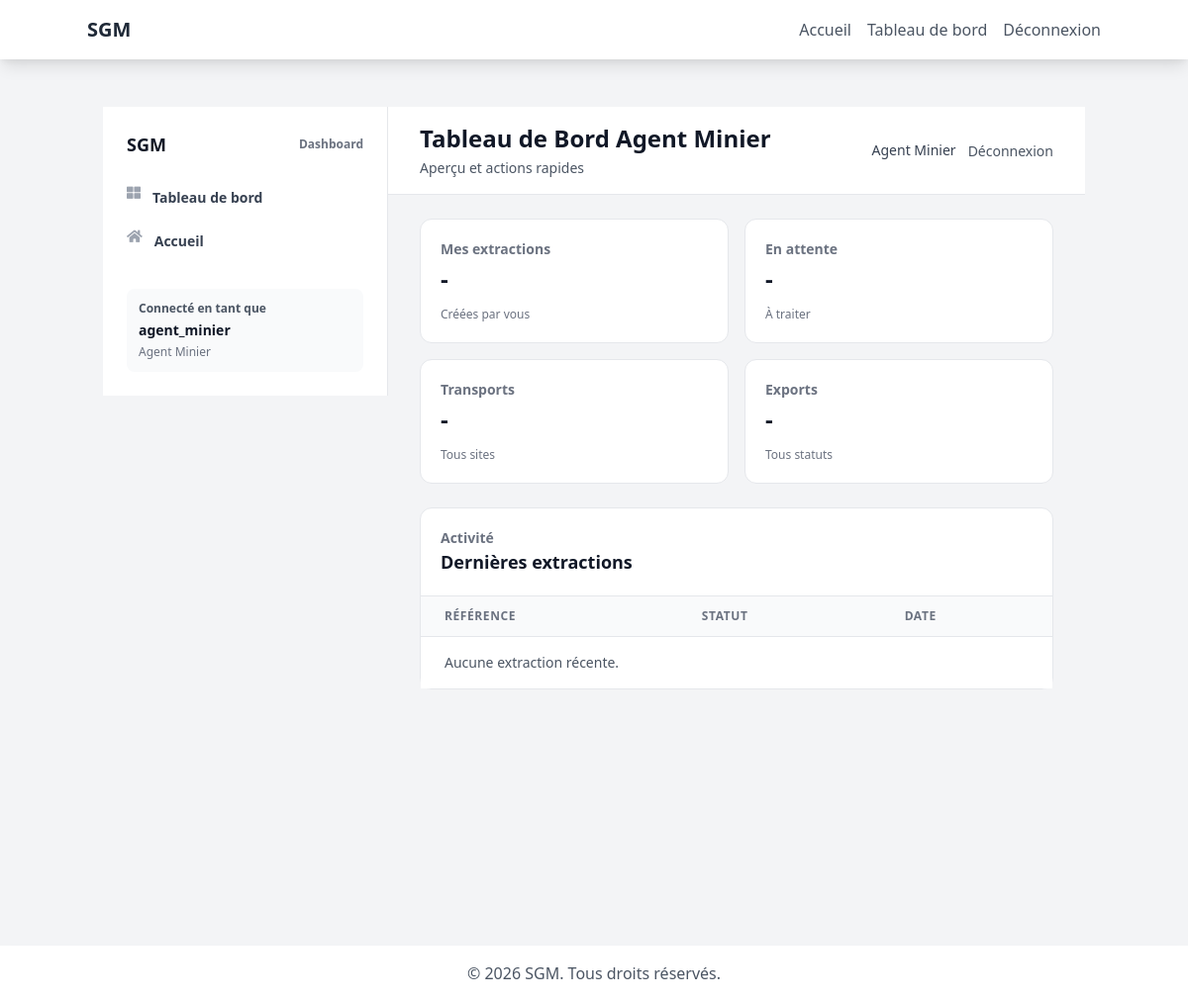
/dashboard/agent/ (signed in), run on the app's committed database.
### accounts/models.py (models this page shows, shortened)
class CustomUser(AbstractUser):
    class Role(models.TextChoices):
        ADMIN = 'admin', _('Administrateur')
        AGENT_MINIER = 'agent_minier', _('Agent Minier')
        RESPONSABLE_SITE = 'responsable_site', _('Responsable Site')
        CHAUFFEUR = 'chauffeur', _('Chauffeur/Transporteur')
        DOUANE = 'douane', _('Responsable Douane')
        ENVIRONNEMENT = 'environnement', _('Responsable Environnement')
        LECTEUR = 'lecteur', _('Lecteur/Visiteur')
    ROLE_PERMISSIONS = {
        'admin': [
            'view_dashboard', 'add_user', 'change_user', 'delete_user',
            'view_extraction', 'add_extraction', 'change_extraction',
            'view_transport', 'add_transport', 'change_transport',
            'view_export', 'add_export', 'change_export',
            'view_report', 'generate_report', 'export_data',
        ],
        'agent_minier': [
            'view_dashboard', 'view_extraction', 'add_extraction', 'change_extraction',
            'view_transport', 'view_report',
        ],
        'responsable_site': [
            'view_dashboard', 'view_extraction', 'add_extraction', 'change_extraction',
            'view_transport', 'view_report',
        ],
        'chauffeur': [
            'view_dashboard', 'view_transport', 'update_transport_status',
        ],
        'douane': [
            'view_dashboard', 'validate_export', 'view_export',
        ],
        'environnement': [
            'view_dashboard', 'view_environment_metrics', 'add_environment_alert',
        ],
        'lecteur': [
            'view_dashboard',
        ],
    }
    phone = models.CharField(max_length=20, blank=True, verbose_name=_("Téléphone"))
    role = models.CharField(
        max_length=20,
        choices=Role.choices,
        default=Role.LECTEUR,
        verbose_name=_("Rôle")
    )
    profile_picture = models.ImageField(
        upload_to='profile_pics/',
        null=True,
        blank=True,
        verbose_name=_("Photo de profil")
    )
    is_active = models.BooleanField(default=True, verbose_name=_("Actif"))
    last_login_ip = models.GenericIPAddressField(null=True, blank=True, verbose_name=_("Dernière IP de connexion"))
    created_at = models.DateTimeField(auto_now_add=True, verbose_name=_("Créé le"))
    updated_at = models.DateTimeField(auto_now=True, verbose_name=_("Modifié le"))
    dark_mode = models.BooleanField(default=False, verbose_name=_("Mode sombre"))
    receive_notifications = models.BooleanField(default=True, verbose_name=_("Recevoir les notifications"))
    language = models.CharField(
        max_length=10,
        choices=settings.LANGUAGES,
        default=settings.LANGUAGE_CODE,
        verbose_name=_("Langue")
    )
    class Meta:
        verbose_name = _("Utilisateur")
        verbose_name_plural = _("Utilisateurs")
        ordering = ['-created_at']
        permissions = [
            ('view_dashboard', _('Peut voir le tableau de bord')),
            ('manage_users', _('Peut gérer les utilisateurs')),
            ('view_extraction', _('Peut voir les extractions')),
            ('add_extraction', _('Peut ajouter des extractions')),
            ('change_extraction', _('Peut modifier les extractions')),
            ('view_transport', _('Peut voir les transports')),
            ('update_transport_status', _('Peut mettre à jour le statut des transports')),
            ('validate_export', _('Peut valider les exports')),
            ('generate_report', _('Peut générer des rapports')),
        ]

### dashboard/views_dashboard.py (the view)
# urls.py: path('agent/', AgentDashboardView.as_view(), name='agent_dashboard'),
class AgentDashboardView(RoleBasedDashboardMixin, TemplateView):
    template_name = 'dashboard/agent/dashboard.html'
    required_role = CustomUser.Role.AGENT_MINIER
    def get_context_data(self, **kwargs):
        context = super().get_context_data(**kwargs)
        context['title'] = 'Tableau de Bord Agent Minier'
        user = self.request.user
        context['my_extractions'] = Extraction.objects.filter(operator=user).count()
        context['pending_extractions'] = Extraction.objects.filter(operator=user, status='planifiee').count()
        context['recent_extractions'] = Extraction.objects.filter(operator=user).order_by('-extraction_date')[:10]
        context['transports_count'] = Transport.objects.count()
        context['exports_count'] = Export.objects.count()
        return context

### dashboard/views_dashboard.py (called while the page is built)
    def dispatch(self, request, *args, **kwargs):
        if not request.user.is_authenticated:
            return self.handle_no_permission()
        if request.user.role == CustomUser.Role.ADMIN:
            return super().dispatch(request, *args, **kwargs)
        if self.required_role and request.user.role != self.required_role:
            messages.error(request, "Vous n'avez pas l'autorisation d'accéder à cette page.")
            return redirect('dashboard_redirect')
        return super().dispatch(request, *args, **kwargs)

### templates/dashboard/agent/dashboard.html (shortened to what this page needs)
{% extends 'dashboard/_base_dashboard.html' %}
{% block dashboard_content %}
<div class="space-y-6">
    <div class="grid grid-cols-1 sm:grid-cols-2 xl:grid-cols-4 gap-4">
        <div class="bg-white rounded-xl border border-gray-200 p-5">
            <div class="text-sm font-semibold text-gray-500">Mes extractions</div>
            <div class="mt-1 text-2xl font-extrabold text-gray-900">{{ my_extractions|default:"-" }}</div>
            <div class="mt-3 text-xs text-gray-500">Créées par vous</div>
        </div>
        <div class="bg-white rounded-xl border border-gray-200 p-5">
            <div class="text-sm font-semibold text-gray-500">En attente</div>
            <div class="mt-1 text-2xl font-extrabold text-gray-900">{{ pending_extractions|default:"-" }}</div>
            <div class="mt-3 text-xs text-gray-500">À traiter</div>
        </div>
        <div class="bg-white rounded-xl border border-gray-200 p-5">
            <div class="text-sm font-semibold text-gray-500">Transports</div>
            <div class="mt-1 text-2xl font-extrabold text-gray-900">{{ transports_count|default:"-" }}</div>
            <div class="mt-3 text-xs text-gray-500">Tous sites</div>
        </div>
        <div class="bg-white rounded-xl border border-gray-200 p-5">
            <div class="text-sm font-semibold text-gray-500">Exports</div>
            <div class="mt-1 text-2xl font-extrabold text-gray-900">{{ exports_count|default:"-" }}</div>
            <div class="mt-3 text-xs text-gray-500">Tous statuts</div>
        </div>
    </div>
    <div class="bg-white rounded-xl border border-gray-200">
        <div class="p-5 border-b border-gray-200">
            <div class="text-sm font-semibold text-gray-500">Activité</div>
            <div class="text-lg font-extrabold text-gray-900">Dernières extractions</div>
        </div>
        <div class="overflow-x-auto">
            <table class="min-w-full divide-y divide-gray-200">
                <thead class="bg-gray-50">
                    <tr>
                        <th class="px-6 py-3 text-left text-xs font-bold text-gray-500 uppercase tracking-wider">Référence</th>
                        <th class="px-6 py-3 text-left text-xs font-bold text-gray-500 uppercase tracking-wider">Statut</th>
                        <th class="px-6 py-3 text-left text-xs font-bold text-gray-500 uppercase tracking-wider">Date</th>
                    </tr>
                </thead>
                <tbody class="bg-white divide-y divide-gray-200">
                    {% if recent_extractions %}
                        {% for e in recent_extractions %}
                            <tr>
                                <td class="px-6 py-4 whitespace-nowrap text-sm font-semibold text-gray-900">{{ e }}</td>
                                <td class="px-6 py-4 whitespace-nowrap text-sm text-gray-700">{{ e.status }}</td>
                                <td class="px-6 py-4 whitespace-nowrap text-sm text-gray-700">{{ e.created_at|date:"d/m/Y" }}</td>
                            </tr>
                        {% endfor %}
                    {% else %}
                        <tr>
                            <td class="px-6 py-4 text-sm text-gray-600" colspan="3">Aucune extraction récente.</td>
                        </tr>
                    {% endif %}
                </tbody>
            </table>
        </div>
    </div>
</div>
{% endblock %}

### templates/dashboard/_base_dashboard.html (shortened to what this page needs)
{% extends 'base.html' %}
{% load static %}
{% block content %}
<div class="min-h-screen bg-gray-100">
<div class="flex min-h-screen">
    <aside class="hidden lg:flex lg:flex-col lg:w-72 lg:shrink-0">
        <div class="flex grow flex-col gap-y-5 overflow-y-auto bg-white border-r border-gray-200 px-6 py-6">
            <div class="flex items-center justify-between">
                <div class="text-lg font-extrabold text-gray-900">SGM</div>
                <div class="text-xs font-semibold text-gray-500">Dashboard</div>
            </div>
            <nav class="flex flex-1 flex-col">
                <ul role="list" class="flex flex-1 flex-col gap-y-7">
                    <li>
                        <ul role="list" class="-mx-2 space-y-1">
                            <li>
                                <a href="{% url 'dashboard_redirect' %}" class="group flex gap-x-3 rounded-md p-2 text-sm font-semibold leading-6 text-gray-700 hover:bg-gray-50 hover:text-blue-700">
                                    <i class="fas fa-th-large text-gray-400 group-hover:text-blue-600"></i>
                                    Tableau de bord
                                </a>
                            </li>
                            <li>
                                <a href="{% url 'home' %}" class="group flex gap-x-3 rounded-md p-2 text-sm font-semibold leading-6 text-gray-700 hover:bg-gray-50 hover:text-blue-700">
                                    <i class="fas fa-home text-gray-400 group-hover:text-blue-600"></i>
                                    Accueil
                                </a>
                            </li>
                        </ul>
                    </li>
                    <li class="mt-auto">
                        <div class="rounded-lg bg-gray-50 p-3">
                            <div class="text-xs font-semibold text-gray-600">Connecté en tant que</div>
                            <div class="mt-1 text-sm font-bold text-gray-900">{{ request.user.username }}</div>
                            <div class="mt-1 text-xs text-gray-500">{{ request.user.get_role_display }}</div>
                        </div>
                    </li>
                </ul>
            </nav>
        </div>
    </aside>
    <main class="flex-1 flex flex-col overflow-hidden">
        <header class="bg-white border-b border-gray-200">
            <div class="max-w-7xl mx-auto py-4 px-4 sm:px-6 lg:px-8 flex justify-between items-center">
                <div>
                    <h1 class="text-2xl font-extrabold text-gray-900">{{ title|default:"Tableau de bord" }}</h1>
                    <p class="mt-1 text-sm text-gray-600">Aperçu et actions rapides</p>
                </div>
                {% include 'includes/user_menu.html' %}
            </div>
        </header>
        <div class="flex-1 overflow-y-auto">
            <div class="max-w-7xl mx-auto px-4 sm:px-6 lg:px-8 py-6">
            {% block dashboard_content %}{% endblock %}
            </div>
        </div>
    </main>
</div>
</div>
{% endblock %}

### templates/base.html (shortened to what this page needs)
{% load static %}
<!DOCTYPE html>
<html lang="fr">
<head>
    <link href="https://cdn.jsdelivr.net/npm/tailwindcss@2.2.19/dist/tailwind.min.css" rel="stylesheet">
    <link rel="stylesheet" href="https://cdnjs.cloudflare.com/ajax/libs/font-awesome/5.15.4/css/all.min.css">
    <link rel="stylesheet" href="{% static 'css/style.css' %}">
</head>
<body class="bg-gray-100 font-sans leading-normal tracking-normal">
    <nav class="bg-white shadow-lg p-4">
        <div class="container mx-auto flex items-center justify-between">
            <a href="{% url 'home' %}" class="text-xl font-bold text-gray-800">SGM</a>
            <div class="hidden md:flex items-center space-x-4">
                <a href="{% url 'home' %}" class="text-gray-600 hover:text-blue-500">Accueil</a>
                {% if user.is_authenticated %}
                    <a href="{% url 'dashboard_redirect' %}" class="text-gray-600 hover:text-blue-500">Tableau de bord</a>
                    <form action="{% url 'logout' %}" method="post" class="inline">
                        <button type="submit" class="text-gray-600 hover:text-blue-500">Déconnexion</button>
                    </form>
                {% else %}
                    <a href="{% url 'login' %}" class="text-gray-600 hover:text-blue-500">Connexion</a>
                    <a href="{% url 'login' %}" class="bg-blue-500 text-white px-4 py-2 rounded hover:bg-blue-600">Inscription</a>
                {% endif %}
            </div>
        </div>
    </nav>
    <main class="container mx-auto p-4 mt-8">
        {% block content %}
        {% endblock %}
    </main>
    <footer class="bg-white shadow-lg mt-8 p-4 text-center text-gray-600">
        <p>&copy; {% now "Y" %} SGM. Tous droits réservés.</p>
    </footer>
</body>
</html>

### templates/includes/user_menu.html (shortened to what this page needs)
{% if request.user.is_authenticated %}
<div class="flex items-center space-x-3">
    <span class="text-sm text-gray-700 dark:text-gray-200">
        {{ request.user.get_full_name|default:request.user.username }}
    </span>
    <form action="{% url 'logout' %}" method="post" class="inline">
        <button type="submit" class="text-sm text-gray-600 hover:text-gray-800 dark:text-gray-300 dark:hover:text-white">
            Déconnexion
        </button>
    </form>
</div>
{% endif %}

### data on the page
CustomUser: user.username "agent_minier", user.role "Agent Minier", user.get_full_name "Agent Minier"

### other printed values
{{ title|default:"Tableau de bord" }} "Tableau de Bord Agent Minier"
{{ my_extractions|default:"-" }} "-"
{{ pending_extractions|default:"-" }} "-"
{{ transports_count|default:"-" }} "-"
{{ exports_count|default:"-" }} "-"
